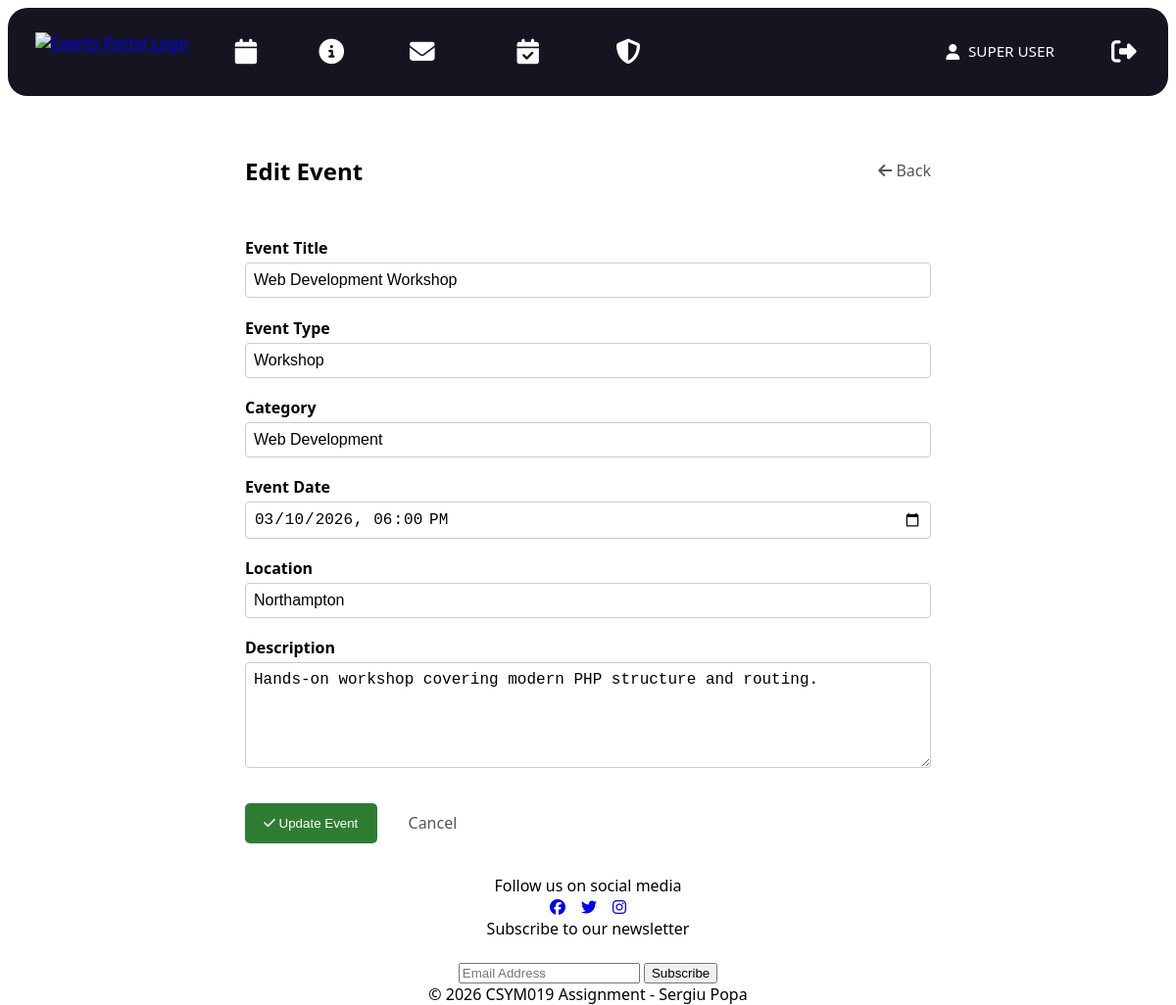
Screenshot of /admin/edit?id=1 (signed in) with the database file from the repository.
### tables this page shows
CREATE TABLE IF NOT EXISTS events (
  eventid INT AUTO_INCREMENT PRIMARY KEY,
  category VARCHAR(255) NOT NULL,
  event_type VARCHAR(50) NOT NULL,
  title VARCHAR(255) NOT NULL,
  description TEXT NOT NULL,
  event_date DATETIME NOT NULL,
  location VARCHAR(255) NOT NULL,
  image_path VARCHAR(255) DEFAULT NULL,
  created_at TIMESTAMP DEFAULT CURRENT_TIMESTAMP
);

### src/framework/Application.php (called while the page is built, shortened)
<?php
class Application
{
    private Router $router;
    public function __construct(Router $router)
    {
        $this->router = $router;
    }
    public function run(): void
    {
        $path = parse_url($_SERVER['REQUEST_URI'], PHP_URL_PATH);
        $route = trim($path ?? '', '/');
        $parts = explode('/', $route);
        $controllerName = $parts[0] ?? 'home';
        $action = $parts[1] ?? 'index';
        $params = array_slice($parts, 2);
        $controller = $this->router->getController($controllerName);
        $page = $controller->$action(...$params);
        $variables = $page['variables'] ?? [];
        $content = $this->render(
            __DIR__ . '/../pages/' . $page['template'],
            $variables
        );
        require __DIR__ . '/../pages/layout.html.php';
    }
    private function render(string $file, array $variables = []): string
    {
        extract($variables);
        require $file;
        return ob_get_clean();
    }
}

### src/index.php (called while the page is built, shortened)
<?php
require_once __DIR__ . '/vendor/autoload.php';
require_once __DIR__ . '/autoload.php';
$router = new framework\Router();
$app = new framework\Application($router);
$app->run();

### src/controllers/AdminController.php (called while the page is built, shortened)
<?php
class AdminController
{
    private EventTable $events;
    public function __construct()
    {
        $this->events = new EventTable();
    }
    public function edit(): ?array
    {
        $id = $_GET['id'] ?? null;
        $event = $this->events->findById((int)$id);
        return [
            'title' => 'Edit Event',
            'template' => 'editEvent.html.php',
            'styles' => ['admin-form.css'],
            'scripts' => ['editEvent.js'],
            'variables' => [
                'event' => $event
            ]
        ];
    }
}

### src/autoload.php (called while the page is built, shortened)
<?php
spl_autoload_register(function (string $class) {
    $baseDir = __DIR__ . '/';
    $file = $baseDir . str_replace('\\', '/', $class) . '.php';
});

### src/framework/Database.php (called while the page is built, shortened)
<?php
class Database
{
    private static ?PDO $connection = null;
    public static function getConnection(): PDO
    {
        if (self::$connection === null) {
            $host = 'db';
            $db   = 'csym019_db';
            $user = 'csym019_user';
            $pass = 'csym019_pass';
            try {
                self::$connection = new PDO(
                    "mysql:host=$host;dbname=$db;charset=utf8mb4",
                    $user,
                    $pass
                );
                self::$connection->setAttribute(
                    PDO::ATTR_ERRMODE,
                    PDO::ERRMODE_EXCEPTION
                );
                self::$connection->setAttribute(
                    PDO::ATTR_DEFAULT_FETCH_MODE,
                    PDO::FETCH_ASSOC
                );
            } catch (PDOException $e) {
                die('Database connection failed: ' . $e->getMessage());
            }
        }
        return self::$connection;
    }
}

### src/models/EventTable.php (called while the page is built, shortened)
<?php
class EventTable
{
    private DatabaseHelper $table;
    public function __construct()
    {
        $this->table = new DatabaseHelper(
            Database::getConnection(),
            'events',
            'eventid',
            EventModel::class
        );
    }
    public function findById(int $eventid): object|false
    {
        return $this->table->find('eventid', $eventid);
    }
}

### src/framework/DatabaseHelper.php (called while the page is built, shortened)
<?php
class DatabaseHelper
{
    private PDO $pdo;
    private string $table;
    private string $className;
    public function __construct(
        PDO $pdo,
        string $table,
        string $primaryKey,
        string $className = 'stdClass'
    ) {
        $this->pdo = $pdo;
        $this->table = $table;
        $this->className = $className;
    }
    public function find(string $field, mixed $value): object|false
    {
        $stmt = $this->pdo->prepare(
            "SELECT * FROM {$this->table} WHERE {$field} = :value"
        );
        $stmt->execute([
            'value' => $value
        ]);
        $stmt->setFetchMode(PDO::FETCH_CLASS, $this->className);
        return $stmt->fetch();
    }
}

### src/pages/editEvent.html.php (the view, shortened to what this page needs)
<section class="admin-panel">
    <div class="admin-header">
        <h1>Edit Event</h1>
        <a href="/admin" class="btn-back">
            <i class="fa-solid fa-arrow-left"></i> Back
        </a>
    </div>
    <form id="editEventForm" class="admin-form" method="post" action="/admin/update">
        <div class="form-group">
            <label for="title">Event Title</label>
            <input
                type="text"
                id="title"
                name="title"
                required
                value="<?= htmlspecialchars($event->title) ?>">
        </div>
        <div class="form-group">
            <label for="event_type">Event Type</label>
            <input
                type="text"
                id="event_type"
                name="event_type"
                value="<?= htmlspecialchars($event->event_type) ?>">
        </div>
        <div class="form-group">
            <label for="category">Category</label>
            <input
                type="text"
                id="category"
                name="category"
                value="<?= htmlspecialchars($event->category) ?>">
        </div>
        <div class="form-group">
            <label for="event_date">Event Date</label>
            <input
                type="datetime-local"
                id="event_date"
                name="event_date"
                required
                value="<?= isset($event->event_date) ? date('Y-m-d\TH:i', strtotime($event->event_date)) : '' ?>">
        </div>
        <div class="form-group">
            <label for="location">Location</label>
            <input
                type="text"
                id="location"
                name="location"
                required
                value="<?= htmlspecialchars($event->location) ?>">
        </div>
        <div class="form-group">
            <label for="description">Description</label>
            <textarea
                id="description"
                name="description"
                rows="5"><?= htmlspecialchars($event->description) ?></textarea>
        </div>
        <div class="form-actions">
            <button type="submit" class="btn-save">
                <i class="fa-solid fa-check"></i> Update Event
            </button>
            <a href="/admin" class="btn-cancel">
                Cancel
            </a>
        </div>
    </form>
</section>

### src/styles/global.css (style rules this page uses)
:root { --bg: #ffffff; }
body { margin: 0; font-family: system-ui, -apple-system, Segoe UI, Roboto, Arial, sans-serif; background: var(--bg); }
* { box-sizing: border-box; }

### src/styles/layout.css (style rules this page uses)
:root { --nav-pad: 0.75rem; --nav-gap: 0.75rem; --icon-size: 1.6rem; --logo-height: 2.5rem; }
body { display: grid; grid-template-rows: auto 1fr auto; min-height: 100vh; margin: 0; }

### src/styles/cards.css (style rules this page uses)
:root { --card-panel-color: #151521; --card-text-color: #f4f4f7; --card-secondary-color: #b8b8c6; --card-border-color: rgba(255, 255, 255, 0.1); --card-radius-size: 16px; --card-gap: clamp(12px, 2vw, 20px); --card-pad: clamp(14px, 2vw, 18px); }

### src/styles/admin-form.css (style rules this page uses)
.admin-panel { max-width: 700px; margin: 2rem auto; }
.admin-header { display: flex; justify-content: space-between; align-items: center; margin-bottom: 2rem; }
.btn-back { text-decoration: none; color: #555; }
.admin-form { display: flex; flex-direction: column; gap: 1.2rem; }
.form-group { display: flex; flex-direction: column; }
.form-group label { font-weight: 600; margin-bottom: 4px; }
.form-group input, .form-group textarea { padding: 0.5rem; border: 1px solid #ccc; border-radius: 4px; font-size: 1rem; }
.form-actions { display: flex; gap: 1rem; margin-top: 1rem; }
.btn-save { background: #2e7d32; color: white; border: none; padding: 0.6rem 1.2rem; border-radius: 5px; cursor: pointer; }
.btn-cancel { text-decoration: none; color: #555; padding: 0.6rem 1rem; }

### rows the page displays
events: title "Web Development Workshop", event_type "Workshop", category "Web Development", event_date "03/10/2026 18:00", location "Northampton", description "Hands-on workshop covering modern PHP structure and routing."

### other values shown
$currentUser['firstname'] "SUPER"
$currentUser['lastname'] "USER"
